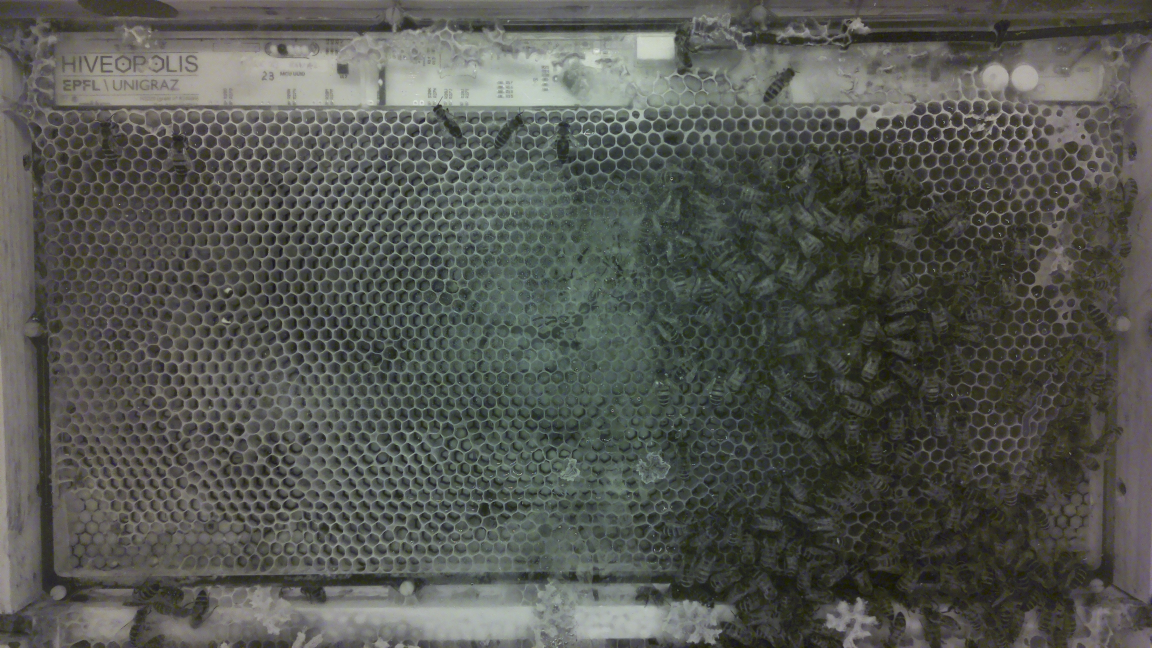
#> input picture live_bees/h2r1/random_images_of_50/hive2_rpi1_240421-202201Z.jpg, 4608 x 2592 px (shown at 1/4 size); its folder holds 4 pictures in this run
$ jupyter execute optical_flow.ipynb
#> lines starting #> are read from the running program, lines starting #| are printed output that depends on the picture; after the words box and inside, x2 and y2 are one past the last pixel; in counts of white or black regions, pixels touching at a corner belong together
[cell 1]
import cv2
import numpy as np
import matplotlib.pyplot as plt
from skimage.morphology import disk, dilation
import glob
import pathlib

[cell 2]
rpi = 'h2r3'

# Read input image
path_to_folder = '../live_bees/' + rpi + '/random_images_of_50/*.jpg'
folder_in = sorted(glob.glob(path_to_folder))
names = [pathlib.Path(x).stem for x in folder_in]
imgs = [cv2.imread(x) for x in folder_in]
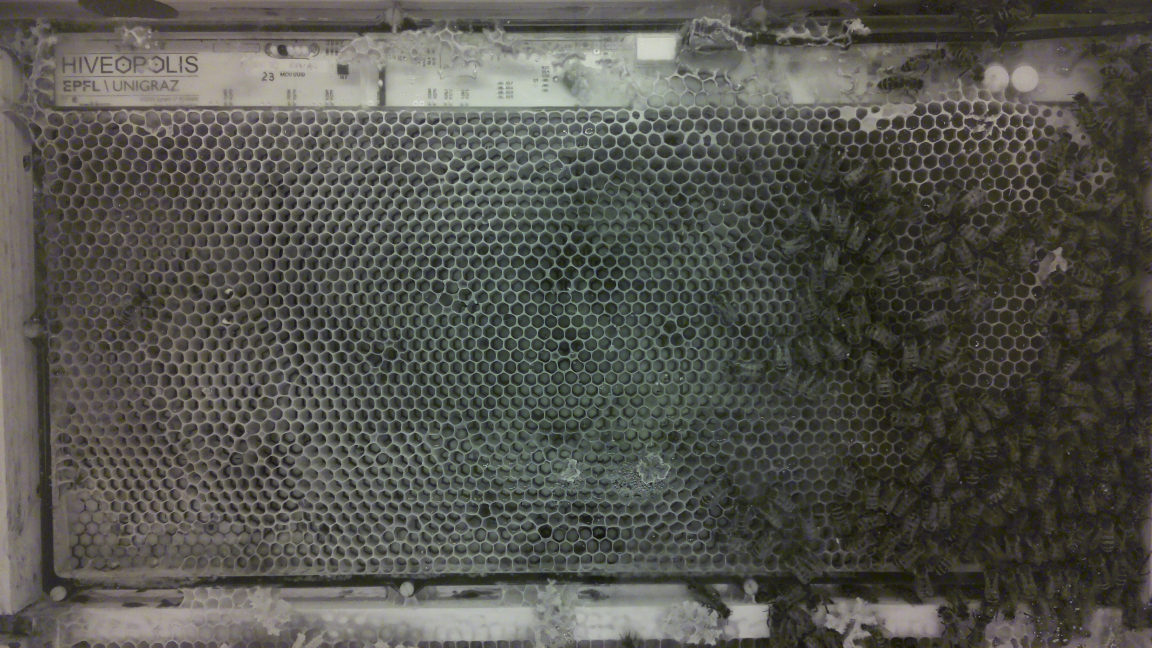
#> input picture live_bees/h2r1/random_images_of_50/hive2_rpi1_240424-155801Z.jpg, 4608 x 2592 px (shown at 1/4 size)
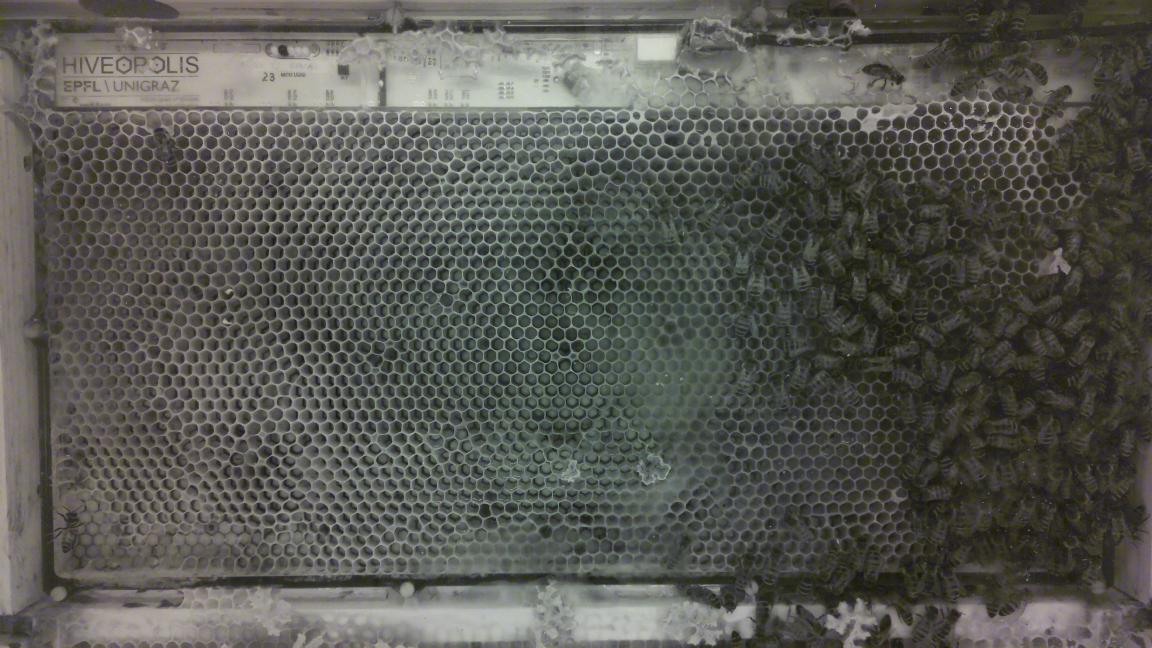
#> input picture live_bees/h2r1/random_images_of_50/hive2_rpi1_240426-082101Z.jpg, 4608 x 2592 px (shown at 1/4 size)
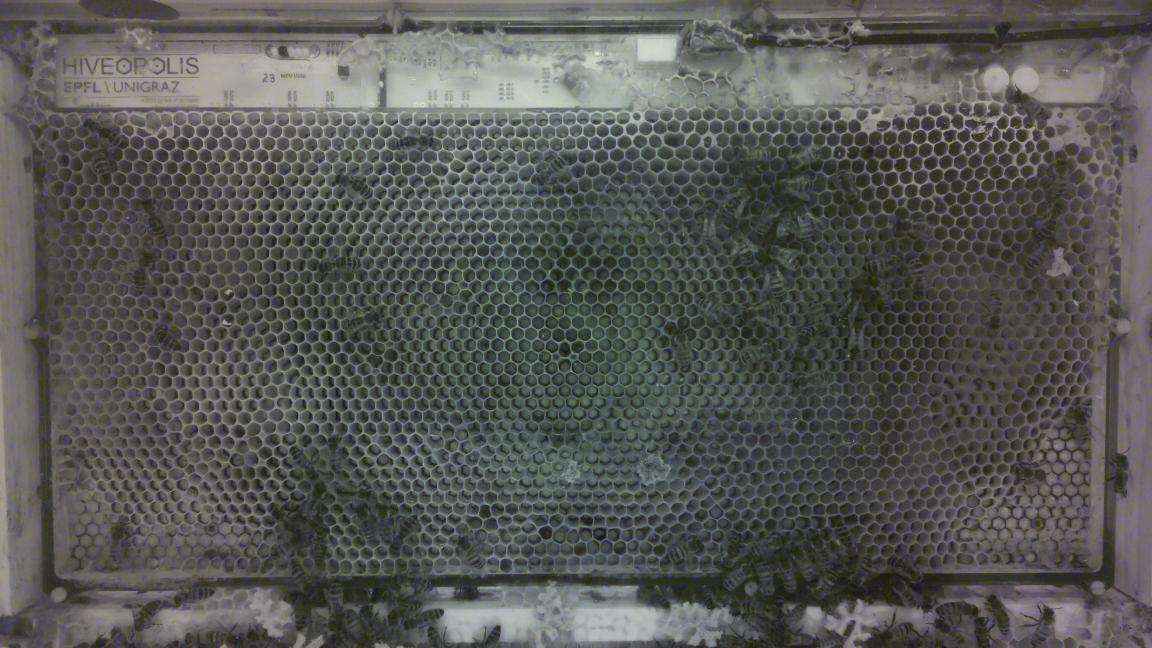
#> input picture live_bees/h2r1/random_images_of_50/hive2_rpi1_240428-211901Z.jpg, 4608 x 2592 px (shown at 1/4 size)
#> imgs = 4 items
n = 0

output_folder = '../a_processed_images/optical_flow/' + rpi + '/'

[cell 3]
masks = []
n = 0
for img in imgs:
    if n % 2 == 0:
        previous_gray = cv2.cvtColor(img, cv2.COLOR_BGR2GRAY)
        # previous_gray = cv2.cvtColor(cv2.imread('../live_bees/h2r1/random_images_of_50/hive2_rpi1_240419-211101Z.jpg'), cv2.COLOR_BGR2GRAY)
        n += 1
        continue
    mask = np.zeros_like(img)
    mask[..., 1] = 255
    gray = cv2.cvtColor(img, cv2.COLOR_BGR2GRAY)
    # gray = cv2.cvtColor(cv2.imread('../live_bees/h2r1/random_images_of_50/hive2_rpi1_240419-211201Z.jpg'), cv2.COLOR_BGR2GRAY)
    # Calculates dense optical flow by Farneback method
    flow = cv2.calcOpticalFlowFarneback(previous_gray, gray, flow=None,
                                        pyr_scale=0.5, # PyrScale=0.5 means a classical pyramid, where each next layer is twice smaller than the previous one. default 0.5.
                                        levels=3,      # Number of pyramid layers including the initial image. Levels=1 means that no extra layers are created and only the original images are used. default 5.
                                        winsize=15,    # Averaging window size. Larger values increase the algorithm robustness to image noise and give more chances for fast motion detection, but yield more blurred motion field. default 13.
                                        iterations=3,  # Number of iterations the algorithm does at each pyramid level. default 10.
                                        poly_n=5,      # Size of the pixel neighborhood used to find polynomial expansion in each pixel. Larger values mean that the image will be approximated with smoother surfaces, yielding more robust algorithm and more blurred motion field. Typically, PolyN is 5 or 7. default 5.
                                        poly_sigma=1.2,# Standard deviation of the Gaussian that is used to smooth derivatives used as a basis for the polynomial expansion. For PolyN=5, you can set PolySigma = 1.1. For PolyN=7, a good value would be PolySigma = 1.5. default 1.1.
                                        flags=0)

    # Computes the magnitude and angle of the 2D vectors
    magnitude, angle = cv2.cartToPolar(flow[..., 0], flow[..., 1])
    # Sets image hue according to the optical flow
    # direction
    mask[..., 0] = angle * 180 / np.pi / 2
    # Sets image value according to the optical flow
    # magnitude (normalized)
    mask[..., 2] = cv2.normalize(magnitude, None, 0, 255, cv2.NORM_MINMAX)
    thresh_val = 7.5
    _, thresholded_mask = cv2.threshold(magnitude, thresh_val, 255, cv2.THRESH_BINARY)
    resized_mask = cv2.resize(thresholded_mask, (0, 0), fx=0.5, fy=0.5)
    processed_mask = dilation(resized_mask, disk(15))
    cv2.imwrite(output_folder + names[n-1] + '.jpg', processed_mask)
    # fig, ax = plt.subplots(1, 3, figsize=(15, 15))
    # ax[0].imshow(previous_gray, cmap='gray')
    # ax[0].set_title(names[n-1])
    # ax[1].imshow(thresholded_mask, cmap='gray')
    # ax[1].set_title('Thresholded mask')
    # ax[2].imshow(processed_mask, cmap='gray')
    # ax[2].set_title('Processed mask')
    # plt.show()
    print(processed_mask.shape)
    masks.append(thresholded_mask)
    n += 1
    break
#> this loop made 2 passes
#> n on pass 1: 1
#> (thresh_val, n) on pass 2: (7.5, 2)
#| (1296, 2304)
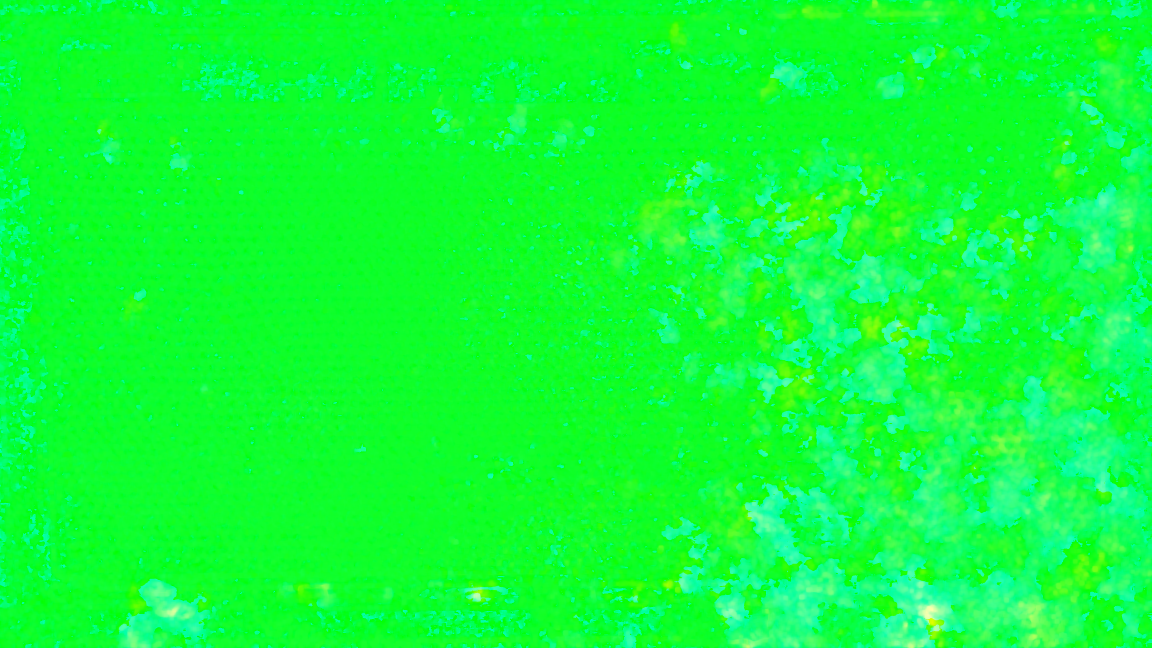
#> mask: shape (2592, 4608, 3) (shown at 1/4 size); mean B, G, R 55.7, 255, 16.2
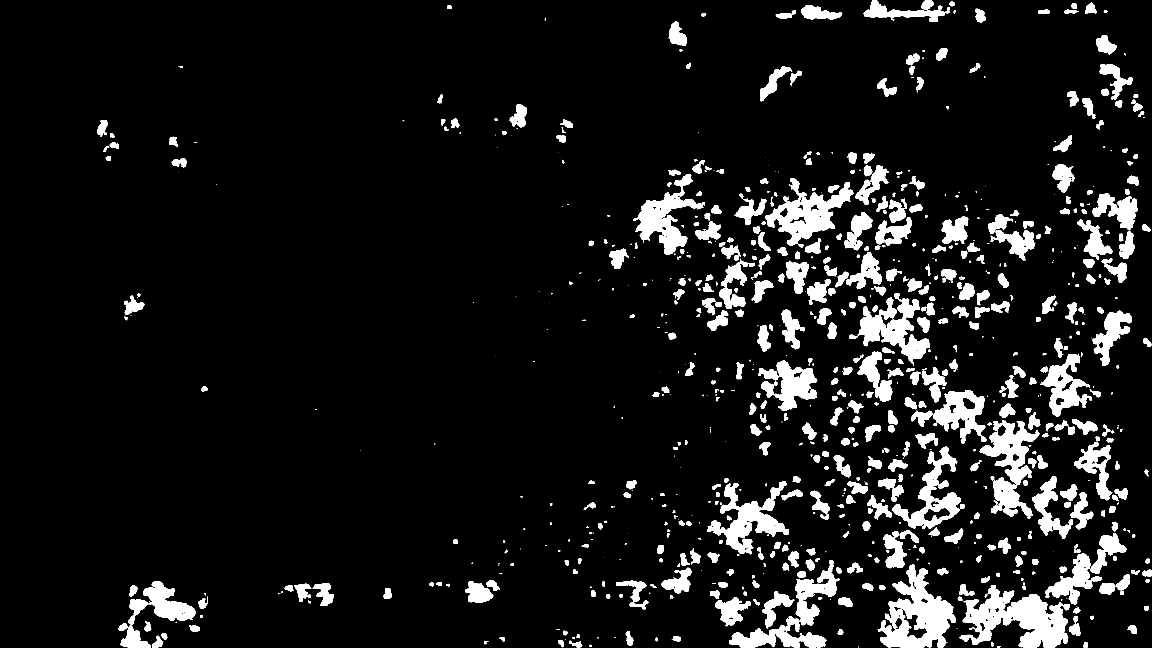
#> thresholded_mask: shape (2592, 4608) float32 (shown at 1/4 size); 8.6% white; 970 white regions (263 under 20 px), largest, box (x1, y1, x2, y2) and area: (3837, 2340, 4273, 2592) 55177, (3511, 2257, 3824, 2592) 49789, (3919, 1681, 4157, 2073) 37113
#> after the loop, masks = 1 item; n = 2
